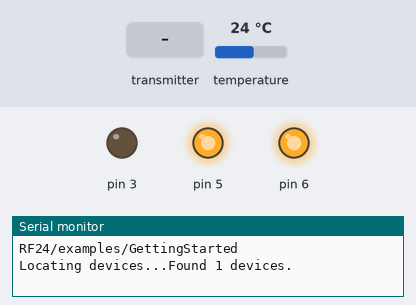
Bench run of a sketch on a simulated Arduino Uno, built with avr-gcc and run on an emulated ATmega328P. On the bench: output pins drawn as LEDs (lit = HIGH), the last lines printed to the serial monitor. The inputs (shaded band) are chosen by the test bench; at power-on: temperature 24 °C. No radio packets arrive unless stated.

Above: at 0.1 s.
At 17.4 s:
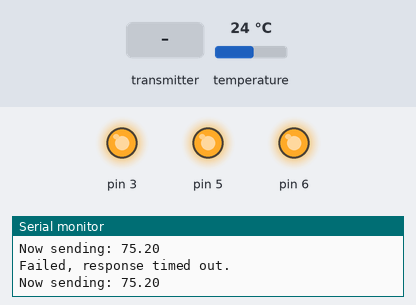
17.5 s: the transmitter starts sending tempList.0 = 0
Timing chart, 0 to 20.5 s (numbered marks = the images above; inputs shaded):
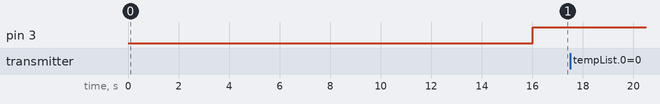

The sketch:

SendTempsBattery.ino
```cpp
#include <LowPower.h>
#include <SPI.h>
#include "RF24.h"
#include <OneWire.h>
#include <DallasTemperature.h>

#define PWR_CONTROLLER_DONE 3
#define ONE_WIRE_BUS 4
#define SENSOR_POWER 5
#define RADIO_POWER 6

// Init for Temp Sensors
OneWire oneWire(ONE_WIRE_BUS);
DallasTemperature sensors(&oneWire);
int deviceCount = 0;
float Celcius = 0;
float Fahrenheit = 0;
float tempList[5] = {};

// Init for transmitter
bool radioNumber = 0;
RF24 radio(9, 10); // radio(CE_pin, CSN_pin)
byte addresses[][6] = {"1Node", "2Node"};

void setup()
{
  Serial.begin(9600);
  Serial.println(F("RF24/examples/GettingStarted"));
  pinMode(6, OUTPUT);
  pinMode(5, OUTPUT);
  pinMode(3, OUTPUT);
  digitalWrite(6, HIGH);
  digitalWrite(5, HIGH);
  digitalWrite(3, LOW);

  // Setup of radio
  radio.begin();
  radio.setPALevel(RF24_PA_MIN); // RF24_PA_MAX is default. _MIN for testing
                                 //  radio.setDataRate(RF24_250KBPS);
  radio.setRetries(15, 15);
  radio.openWritingPipe(addresses[0]);
  radio.openReadingPipe(1, addresses[1]);
  radio.startListening();

  // Setup for Temp Sensors
  sensors.begin();
  Serial.print("Locating devices...");
  Serial.print("Found ");
  deviceCount = sensors.getDeviceCount();
  Serial.print(deviceCount, DEC);
  Serial.println(" devices.");
  Serial.println("");
}

void updateTemp()
{
  //  sensors.begin();
  delay(100);
  sensors.requestTemperatures();
  delay(100);

  for (int i = 0; i < deviceCount; i++)
  {
    Celcius = sensors.getTempCByIndex(i);
    Fahrenheit = sensors.toFahrenheit(Celcius);
    tempList[i] = Fahrenheit;
  }
  //  digitalWrite(5, LOW);
}

void loop()
{

  unsigned long start_time = micros();
  updateTemp();
  Serial.print(F("Now sending: "));
  for (int i = 0; i < deviceCount; i++)
  {
    Serial.print(tempList[i]);
    Serial.print(" ");
  }
  Serial.println("");

  radio.stopListening(); // First, stop listening so we can talk.
  delay(2000);

  if (!radio.write(&tempList, sizeof(tempList)))
  {
    Serial.println(F("Write failed."));
  }

  delay(2000);

  radio.startListening();  // Now, continue listening
  boolean timeout = false; // Set up a variable to indicate if a response was received or not

  while (!radio.available())
  { // While nothing is received
    if (micros() - start_time > 5000000)
    { // If waited longer than 200ms, indicate timeout and exit while loop
      timeout = true;
      break;
    }
  }

  if (timeout)
  { // Describe the results
    Serial.println(F("Failed, response timed out."));
  }
  else
  {
    unsigned long got_time; // Grab the response, compare, and send to debugging spew
    radio.read(&tempList, sizeof(tempList));
    unsigned long end_time = micros();

    // Spew it
    Serial.print(F("Got response "));
    for (int i = 0; i < deviceCount; i++)
    {
      Serial.print(tempList[i]);
      Serial.print(" ");
    }
    Serial.println("");
    Serial.print(F("Round-trip delay "));
    Serial.print(end_time - start_time);
    Serial.println(F(" microseconds"));
  }
  delay(1000);
  delay(10000);
  digitalWrite(3, HIGH);
  //    digitalWrite(6, LOW); //For testing comment these two lines out
  //    digitalWrite(5, LOW); //

} // Loop
```
